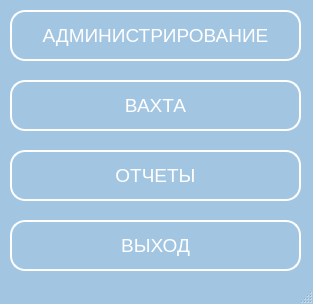
<?xml version="1.0" encoding="UTF-8"?>
<ui version="4.0">
    <class>MainWindow</class>
    <widget class="QMainWindow" name="MainWindow">
        <property name="geometry">
            <rect>
                <x>0</x>
                <y>0</y>
                <width>313</width>
                <height>304</height>
            </rect>
        </property>
        <property name="windowTitle">
            <string>MainWindow</string>
        </property>
        <property name="styleSheet">
            <string notr="true">QDateTimeEdit{
                border-radius: 10px;
                border-style:inset;}

                QLineEdit{
                border-radius: 10px;
                border-style:inset;}

                QPushButton{
                color: #fff;
                text-shadow: -2px 2px #346392;
                background-color: rgb(162, 197, 225);
                background-image: linear-gradient(top, #6496c8, #346392);
                box-shadow: inset 0 0 0 1px #27496d;
                border: 2px;
                border-style: solid;
                border-color: rgb(255, 255, 255);
                border-radius: 15px; }

                QPushButton:pressed {
                box-shadow: inset 0 0 0 1px #27496d,inset 0 5px 30px #193047;
                }

                QMainWindow{
                background: rgb(162, 197, 225)}
            </string>
        </property>
        <widget class="QWidget" name="centralwidget">
            <widget class="QPushButton" name="btn_adm">
                <property name="geometry">
                    <rect>
                        <x>10</x>
                        <y>10</y>
                        <width>291</width>
                        <height>51</height>
                    </rect>
                </property>
                <property name="font">
                    <font>
                        <pointsize>14</pointsize>
                    </font>
                </property>
                <property name="text">
                    <string>АДМИНИСТРИРОВАНИЕ</string>
                </property>
            </widget>
            <widget class="QPushButton" name="btn_vahta">
                <property name="geometry">
                    <rect>
                        <x>10</x>
                        <y>80</y>
                        <width>291</width>
                        <height>51</height>
                    </rect>
                </property>
                <property name="font">
                    <font>
                        <pointsize>14</pointsize>
                    </font>
                </property>
                <property name="text">
                    <string>ВАХТА</string>
                </property>
            </widget>
            <widget class="QPushButton" name="btn_reports">
                <property name="geometry">
                    <rect>
                        <x>10</x>
                        <y>150</y>
                        <width>291</width>
                        <height>51</height>
                    </rect>
                </property>
                <property name="font">
                    <font>
                        <pointsize>14</pointsize>
                    </font>
                </property>
                <property name="text">
                    <string>ОТЧЕТЫ</string>
                </property>
            </widget>
            <widget class="QPushButton" name="btn_exit">
                <property name="geometry">
                    <rect>
                        <x>10</x>
                        <y>220</y>
                        <width>291</width>
                        <height>51</height>
                    </rect>
                </property>
                <property name="font">
                    <font>
                        <pointsize>14</pointsize>
                    </font>
                </property>
                <property name="text">
                    <string>ВЫХОД</string>
                </property>
            </widget>
        </widget>
        <widget class="QMenuBar" name="menubar">
            <property name="geometry">
                <rect>
                    <x>0</x>
                    <y>0</y>
                    <width>313</width>
                    <height>21</height>
                </rect>
            </property>
        </widget>
        <widget class="QStatusBar" name="statusbar"/>
    </widget>
    <resources/>
    <connections/>
</ui>
